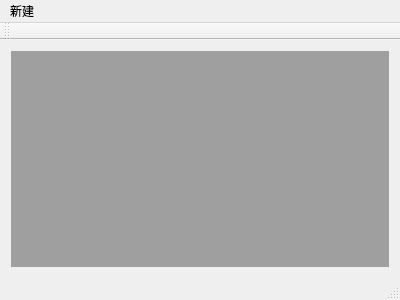
<?xml version="1.0" encoding="UTF-8"?>
<ui version="4.0">
 <class>MainWindow</class>
 <widget class="QMainWindow" name="MainWindow">
  <property name="geometry">
   <rect>
    <x>0</x>
    <y>0</y>
    <width>400</width>
    <height>300</height>
   </rect>
  </property>
  <property name="windowTitle">
   <string>MainWindow</string>
  </property>
  <widget class="QWidget" name="centralWidget">
   <layout class="QGridLayout" name="gridLayout">
    <item row="0" column="0">
     <widget class="QMdiArea" name="mdiArea"/>
    </item>
   </layout>
  </widget>
  <widget class="QMenuBar" name="menuBar">
   <property name="geometry">
    <rect>
     <x>0</x>
     <y>0</y>
     <width>400</width>
     <height>23</height>
    </rect>
   </property>
   <widget class="QMenu" name="menu">
    <property name="title">
     <string>新建</string>
    </property>
    <addaction name="actionNew_File"/>
   </widget>
   <addaction name="menu"/>
  </widget>
  <widget class="QToolBar" name="mainToolBar">
   <attribute name="toolBarArea">
    <enum>TopToolBarArea</enum>
   </attribute>
   <attribute name="toolBarBreak">
    <bool>false</bool>
   </attribute>
  </widget>
  <widget class="QStatusBar" name="statusBar"/>
  <action name="actionNew_File">
   <property name="text">
    <string>New File</string>
   </property>
  </action>
 </widget>
 <layoutdefault spacing="6" margin="11"/>
 <resources/>
 <connections/>
</ui>
